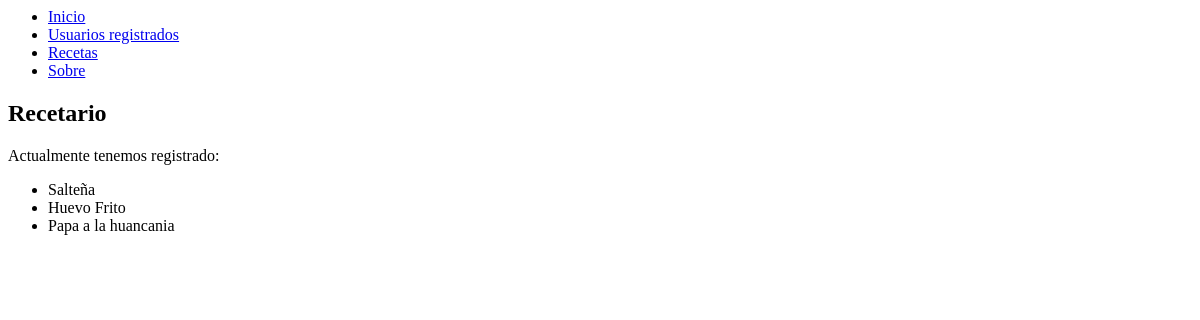
Before: / with the older database file.
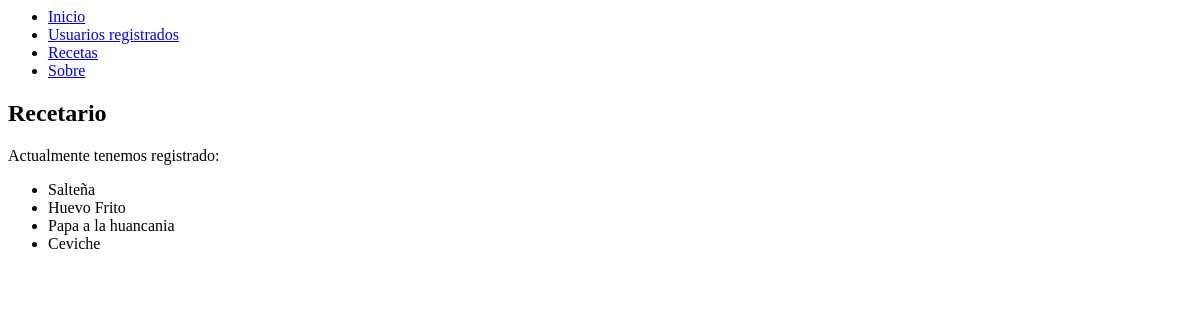
After: the same page with the newer database file.
### principal/models.py (models this page shows, shortened)
class Receta(models.Model):
    titulo = models.CharField(max_length=100, unique=True)
    ingredientes = models.TextField(help_text="Redacta los ingredientes")
    preparacion = models.TextField(verbose_name='Preparación')
    imagen = models.ImageField(upload_to='recetas', verbose_name='Imagén')
    tiempo_registro = models.DateTimeField(auto_now=True)
    usuario = models.ForeignKey(User) # relacion de muchos a unoi

### principal/views.py (the view)
# urls.py: url(r'^$', 'principal.views.Inicio'),
def Inicio(request):
    recetas = Receta.objects.all()
    return render_to_response('principal/inicio.html', {'recetas': recetas}, context_instance=RequestContext(request))

### templates/principal/inicio.html
<!DOCTYPE = html>
<html>
  <head>
  </head>
  <body>
    <header>
      <nav>
        <ul>
          <li> <a href="/" >Inicio </a>   </li>
          <li> <a href="/usuarios" >Usuarios registrados</a></li>
          <li> <a href="/recetas" >Recetas</a>   </li>
          <li> <a href="/sobre" >Sobre</a>   </li>
        </ul>
      </nav>
    </header>
    <section>
       <h1> Recetario </h1>
       <p>Actualmente tenemos registrado: </p>
       <ul>
         {% for receta in recetas  %}
         <li> {{ receta.titulo  }} </li>
         {% endfor %}
       </ul>
    </section>
  </body>
</html>

Changed rows visible on the page:
added Receta: titulo "Ceviche"
